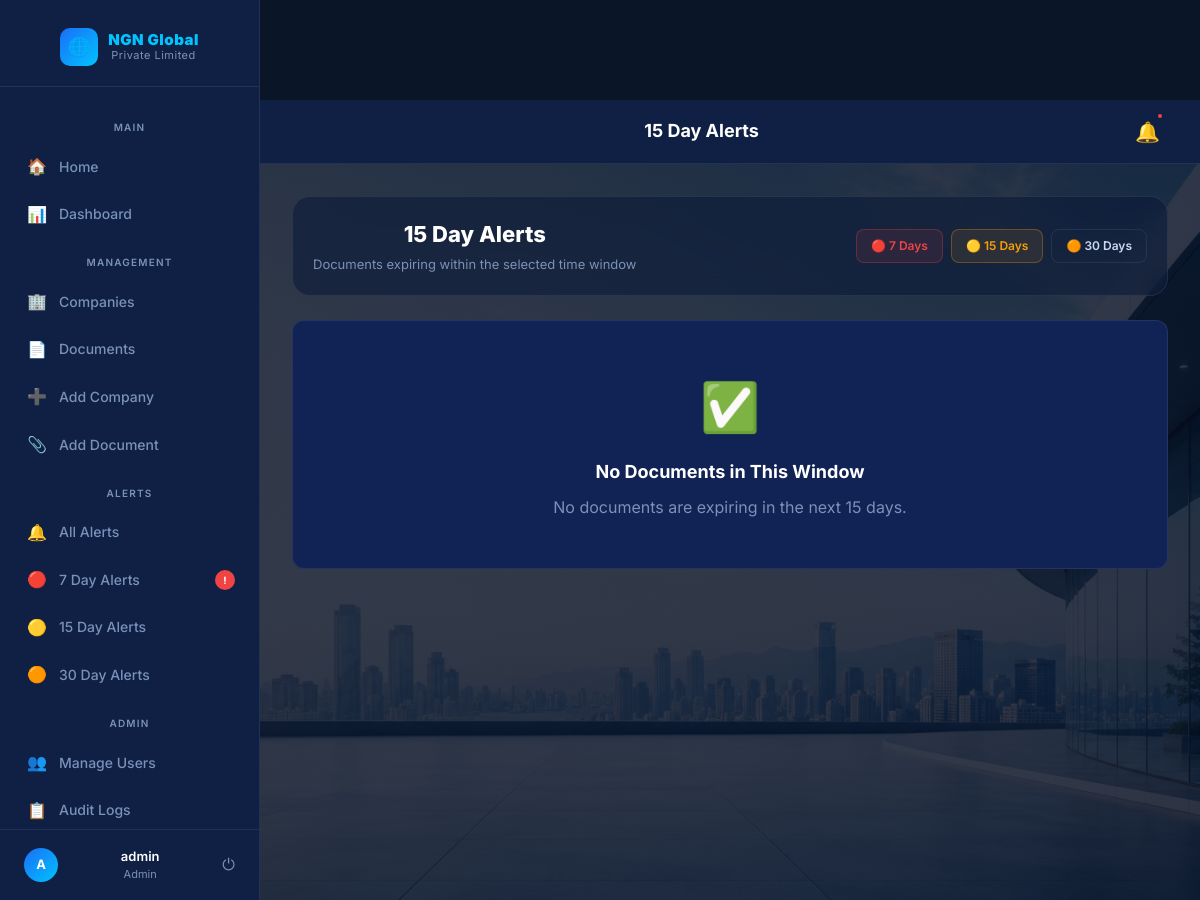
/alerts/15 (signed in), run on an earlier commit of the app's database.
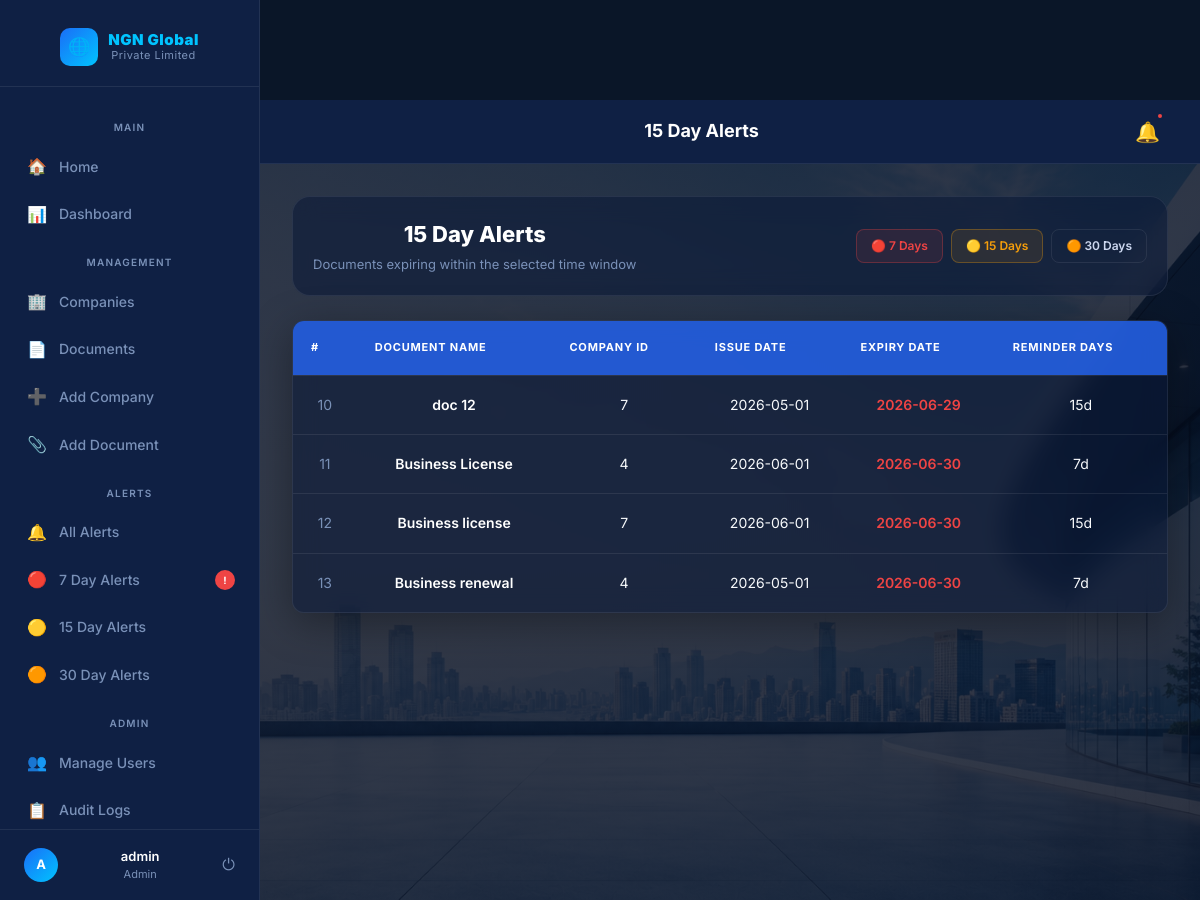
And on a later commit of the database.
### tables this page shows
CREATE TABLE documents (
    id INTEGER PRIMARY KEY AUTOINCREMENT,
    company_id INTEGER,
    document_name TEXT,
    issue_date TEXT,
    expiry_date TEXT,
    reminder_days INTEGER, firewall_vendor TEXT, firewall_model TEXT, serial_number TEXT, license_type TEXT, renewal_cost TEXT, renewal_period TEXT, support_level TEXT, status TEXT DEFAULT Active,
    FOREIGN KEY(company_id) REFERENCES companies(id)
);

### app.py (the view)
@app.route('/alerts/15')
def alert_15():
    today = datetime.today().date()
    target = today + timedelta(days=15)
    lower = today + timedelta(days=8)    # 8-15 days window
    conn = sqlite3.connect('company.db')
    conn.row_factory = sqlite3.Row
    docs = conn.execute("""
        SELECT *
        FROM documents
        WHERE expiry_date >= ?
        AND expiry_date <= ?
    """, (lower, target)).fetchall()
    conn.close()
    return render_template(
        'alerts.html',
        documents=docs,
        title="15 Day Alerts"
    )

### templates/alerts.html (shortened to what this page needs)
{% extends 'base.html' %}
{% block topbar_title %}{{ title }}{% endblock %}
{% block content %}
<div class="page-header">
  <div>
    <h1>{{ title }}</h1>
    <p>Documents expiring within the selected time window</p>
  </div>
  <div style="display:flex;gap:8px">
    <a href="/alerts/7"  class="btn btn-danger btn-sm">🔴 7 Days</a>
    <a href="/alerts/15" class="btn btn-sm" style="background:rgba(245,158,11,0.1);border:1px solid rgba(245,158,11,0.3);color:var(--yellow)">🟡 15 Days</a>
    <a href="/alerts/30" class="btn btn-outline btn-sm">🟠 30 Days</a>
  </div>
</div>
{% if documents %}
<div class="table-wrap">
  <table>
    <thead>
      <tr>
        <th>#</th>
        <th>Document Name</th>
        <th>Company ID</th>
        <th>Issue Date</th>
        <th>Expiry Date</th>
        <th>Reminder Days</th>
      </tr>
    </thead>
    <tbody>
      {% for doc in documents %}
      <tr>
        <td style="color:var(--muted)">{{ doc['id'] }}</td>
        <td><span class="company-name">{{ doc['document_name'] }}</span></td>
        <td>{{ doc['company_id'] }}</td>
        <td>{{ doc['issue_date'] or '—' }}</td>
        <td style="color:var(--red);font-weight:600">{{ doc['expiry_date'] }}</td>
        <td>{{ doc['reminder_days'] }}d</td>
      </tr>
      {% endfor %}
    </tbody>
  </table>
</div>
{% else %}
<div class="card" style="text-align:center;padding:48px">
  <div style="font-size:48px;margin-bottom:12px">✅</div>
  <div style="font-size:18px;font-weight:700;color:var(--white);margin-bottom:8px">No Documents in This Window</div>
  <div style="color:var(--muted)">No documents are expiring in the next {{ title.split(' ')[0] }} days.</div>
</div>
{% endif %}
{% endblock %}

What changed in the data, as far as the page shows it:
added documents: id "10", document_name "doc 12", company_id "7", issue_date "2026-05-01", expiry_date "2026-06-29", reminder_days "15"
added documents: id "11", document_name "Business License", company_id "4", issue_date "2026-06-01", expiry_date "2026-06-30", reminder_days "7"
added documents: id "12", document_name "Business license", company_id "7", issue_date "2026-06-01", expiry_date "2026-06-30", reminder_days "15"
added documents: id "13", document_name "Business renewal", company_id "4", issue_date "2026-05-01", expiry_date "2026-06-30", reminder_days "7"
Also different on the page:
{{ title.split(' ')[0] }}: "15" → (not shown)
text no longer shown: "✅ No Documents in This Window No documents are expiring in the next days."
text now shown: "# DOCUMENT NAME COMPANY ID ISSUE DATE EXPIRY DATE REMINDER DAYS"
